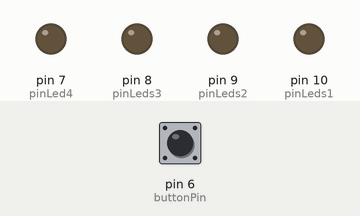
A sketch run on a simulated Arduino Uno, built with avr-gcc and run on an emulated ATmega328P. Shown: output pins drawn as LEDs (lit = HIGH). The inputs (shaded band) are chosen by the test bench; at power-on: pin 6 (buttonPin) LOW. Random numbers use the default seed unless the sketch sets one.

Above: at 1.2 s.
1.3 s: pin 6 (buttonPin) pulled HIGH for 3.2 s
At 2.6 s:
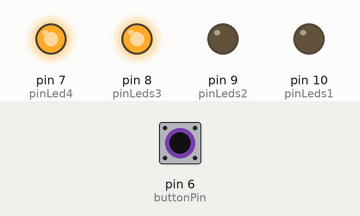
6.8 s: pin 6 (buttonPin) pulled HIGH for 3.2 s
At 9.5 s:
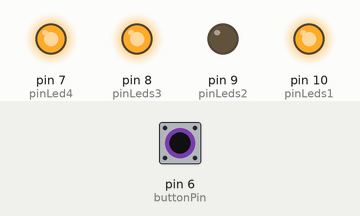
12.3 s: pin 6 (buttonPin) pulled HIGH for 0.15 s
At 13.4 s:
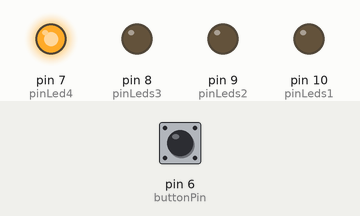
15.4 s: pin 6 (buttonPin) pulled HIGH for 1 s
At 18.4 s:
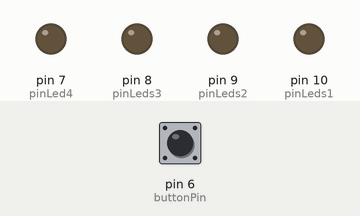
18.9 s: pin 6 (buttonPin) pulled HIGH for 3.2 s
At 22.3 s:
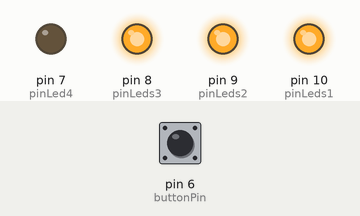
Timing chart, 0 to 24.4 s (numbered marks = the images above; inputs shaded):
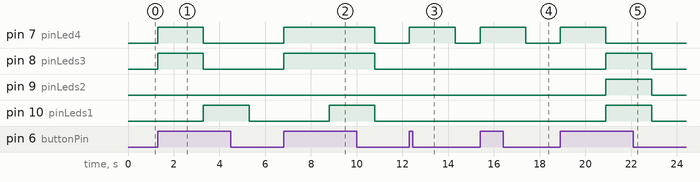

The sketch:

Random_Dice.ino
```cpp
int pinLeds1 = 10;
int pinLeds2 = 9;
int pinLeds3 = 8;
int pinLed4 = 7;
int buttonPin = 6;
int buttonState;
long ran;
int time = 2000;

void setup ()
{
  pinMode (pinLeds1, OUTPUT);
  pinMode (pinLeds2, OUTPUT);
  pinMode (pinLeds3, OUTPUT);
  pinMode (pinLed4, OUTPUT);
  pinMode (buttonPin, INPUT);
  randomSeed(analogRead(0));
}

void loop()
{
  buttonState = digitalRead(buttonPin);
  if (buttonState == HIGH){
    ran = random(1, 7);
    if (ran == 1){
      digitalWrite (pinLed4, HIGH);
      delay (time);
    }
    if (ran == 2){
      digitalWrite (pinLeds1, HIGH);
      delay (time);
    }
    if (ran == 3){
      digitalWrite (pinLeds3, HIGH);
      digitalWrite (pinLed4, HIGH);
      delay (time);
    }
    if (ran == 4){
      digitalWrite (pinLeds1, HIGH);
      digitalWrite (pinLeds3, HIGH);
      delay (time);
    }
    if (ran == 5){
      digitalWrite (pinLeds1, HIGH);
      digitalWrite (pinLeds3, HIGH);
      digitalWrite (pinLed4, HIGH);
      delay (time);
   }
   if (ran == 6){
      digitalWrite (pinLeds1, HIGH);
      digitalWrite (pinLeds2, HIGH);
      digitalWrite (pinLeds3, HIGH);
      delay (time);
   }
  }
  digitalWrite (pinLeds1, LOW);
  digitalWrite (pinLeds2, LOW);
  digitalWrite (pinLeds3, LOW);
  digitalWrite (pinLed4, LOW);
}
```

Measured:
- after the input at 1.3 s, pin 7 (pinLed4), pin 8 (pinLeds3): LOW → HIGH at once, → LOW 2.0 s later; pin 10 (pinLeds1): LOW → HIGH after 2.0 s, → LOW 2.0 s later
- after the input at 6.8 s, pin 7 (pinLed4), pin 8 (pinLeds3): LOW → HIGH at once, → LOW 4.0 s later; pin 10 (pinLeds1): LOW → HIGH after 2.0 s, → LOW 2.0 s later
- after the input at 12.3 s, pin 7 (pinLed4): LOW → HIGH at once, → LOW 2.0 s later
- after the input at 15.4 s, pin 7 (pinLed4): LOW → HIGH at once, → LOW 2.0 s later
- after the input at 18.9 s, pin 7 (pinLed4): LOW → HIGH at once, → LOW 2.0 s later; pin 8 (pinLeds3), pin 9 (pinLeds2), pin 10 (pinLeds1): LOW → HIGH after 2.0 s, → LOW 2.0 s later
